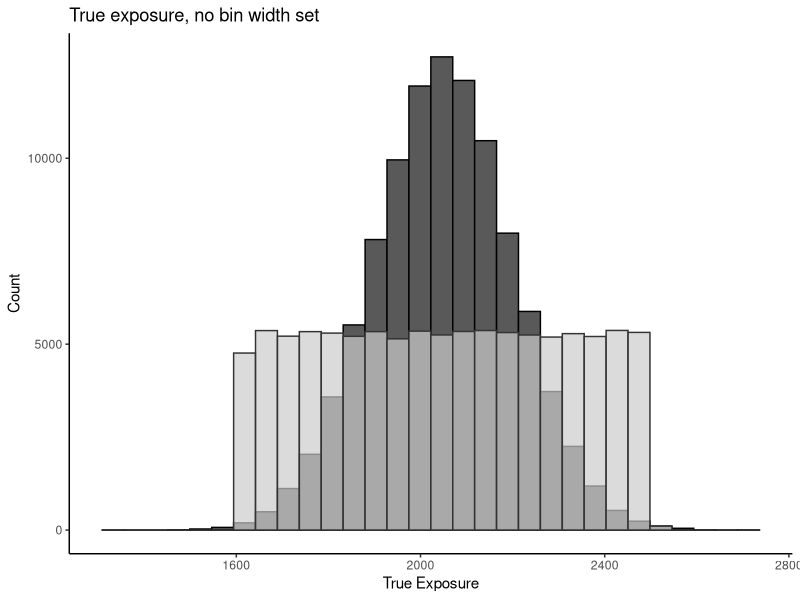
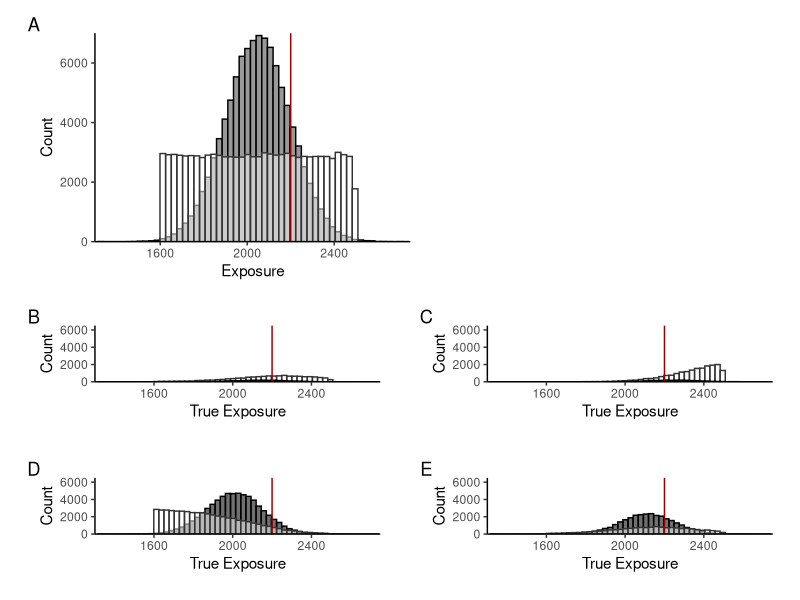
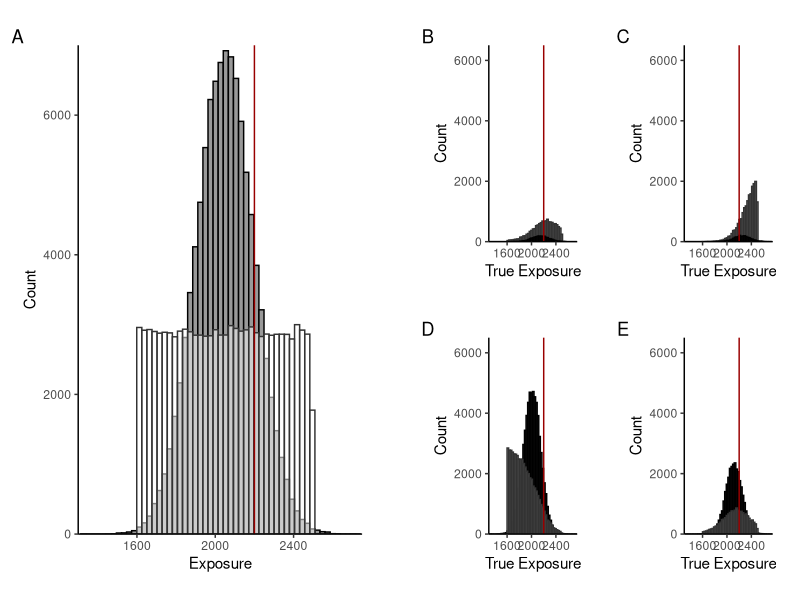
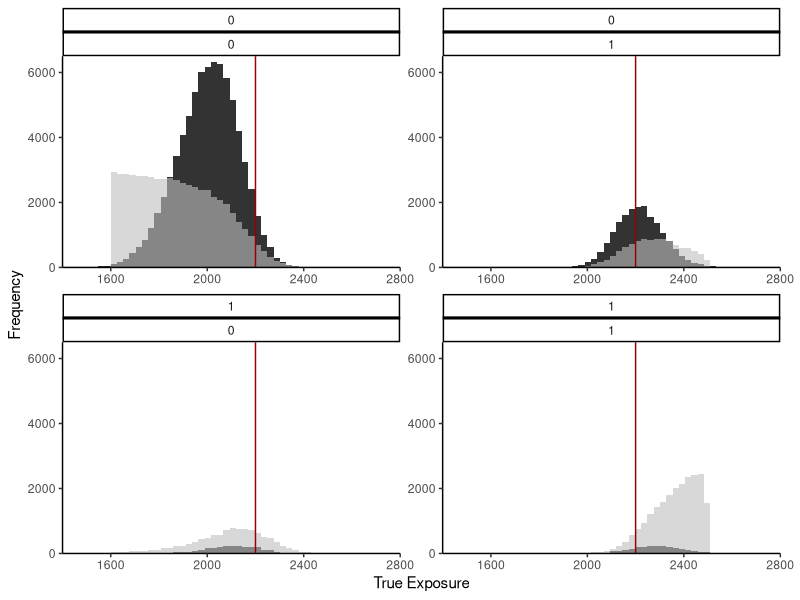
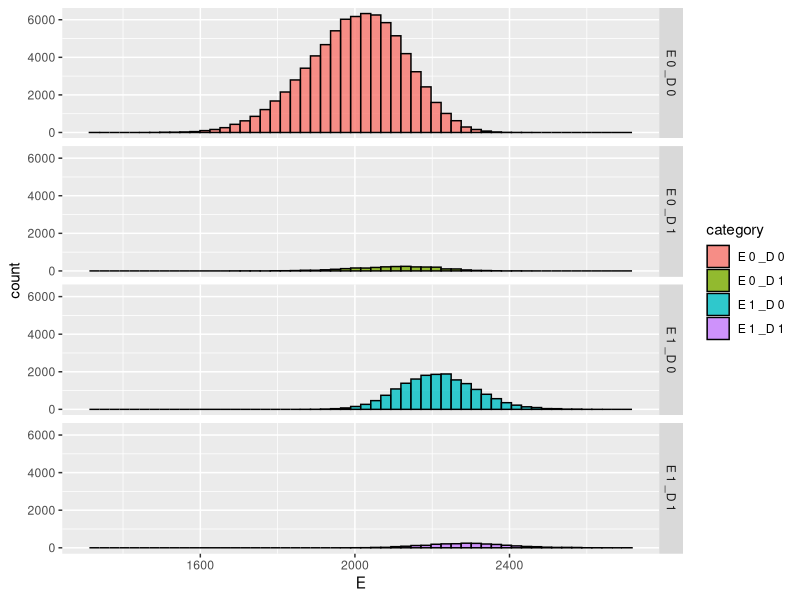
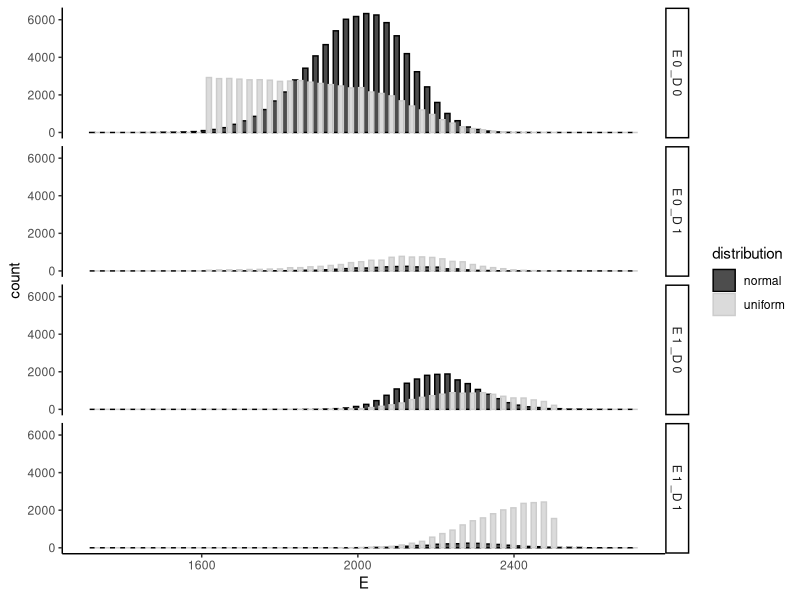
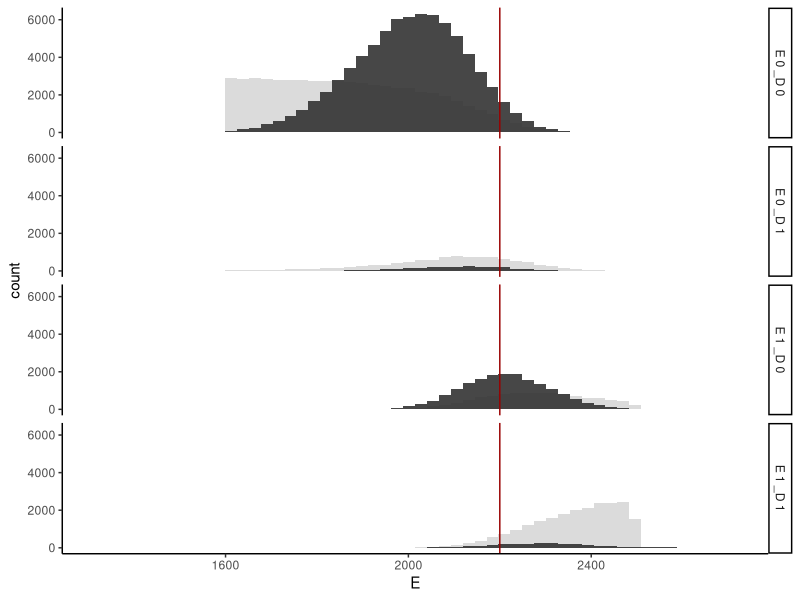
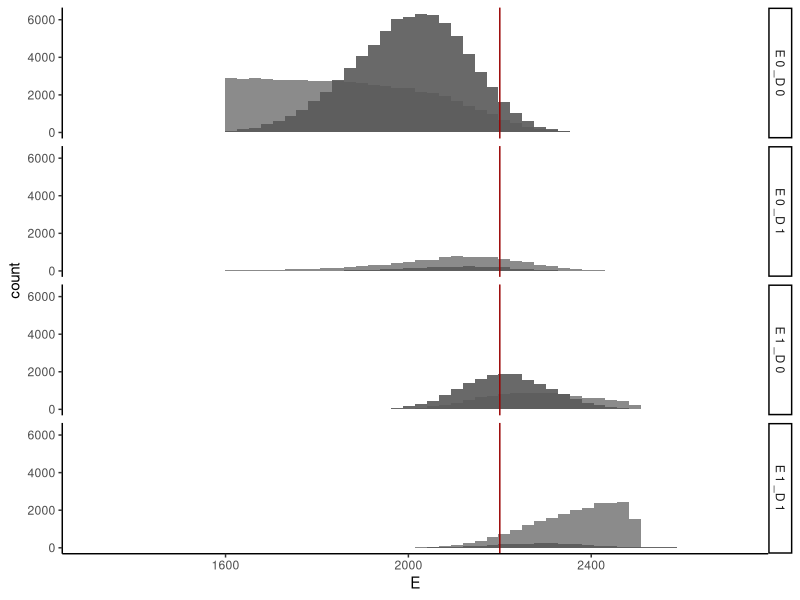

These charts were generated, in order, by the following R code: (Note: this script raises an error after producing the figures.)
# Scatterplots of one simulation for each scenario we ran through
# may convert this to Rmd for the sake of chunks
# could also make a function to plot these but that can be at a later time
library(tidyverse)
library(ggplot2)
library(patchwork)


pop_size <- 100000
# one instance/dataset of uniform distribution
set.seed(3)
population_uniform <- tibble(
  E = as.integer(runif(pop_size, 1600, 2500)),  
  # EerrorX is error term for X SD; EprimeX is 'measured' exposure for X SD
  Eerror100 = rnorm(pop_size, mean = 0, sd = 100), Eprime100 = as.integer(E + Eerror100), 
  Eerror300 = rnorm(pop_size, mean = 0, sd = 300), Eprime300 = as.integer(E + Eerror300), 
  Eerror500 = rnorm(pop_size, mean = 0, sd = 500), Eprime500 = as.integer(E + Eerror500), 
  # high/low categories
  E_high = ifelse(E > 2200, 1, 0), Eprime100_high = ifelse(Eprime100 > 2200, 1, 0), 
  Eprime300_high = ifelse(Eprime300 > 2200, 1, 0), Eprime500_high = ifelse(Eprime500 > 2200, 1, 0), 
  # disease status for each RR: A=1.66, B=2.49, C=1.66
  DA = as.factor(rbinom(n = pop_size, size = 1, p = plogis(-4.5 + 0.0019*E))),
  DB = as.factor(rbinom(n = pop_size, size = 1, p = plogis(-8.0 + 0.0035*E))),
  DC = as.factor(rbinom(n = pop_size, size = 1, p = plogis(-16.0 + 0.0072*E)))
)

# creating one instance of normal distribution 
set.seed(3)
population_normal <- tibble(
  E = as.integer(rnorm(pop_size, 2050, 150)),  
  Eerror100 = rnorm(pop_size, mean = 0, sd = 100), Eprime100 = as.integer(E + Eerror100), 
  Eerror300 = rnorm(pop_size, mean = 0, sd = 300), Eprime300 = as.integer(E + Eerror300), 
  Eerror500 = rnorm(pop_size, mean = 0, sd = 500), Eprime500 = as.integer(E + Eerror500), 
  E_high = ifelse(E > 2200, 1, 0), Eprime100_high = ifelse(Eprime100 > 2200, 1, 0), 
  Eprime300_high = ifelse(Eprime300 > 2200, 1, 0), Eprime500_high = ifelse(Eprime500 > 2200, 1, 0), 
  DA = as.factor(rbinom(n = pop_size, size = 1, p = plogis(-8.5 + 0.0019*E))),
  DB = as.factor(rbinom(n = pop_size, size = 1, p = plogis(-11.5 + 0.0035*E))),
  DC = as.factor(rbinom(n = pop_size, size = 1, p = plogis(-18.2 + 0.0072*E)))
)

#getting the Se and Sp overall, difference, etc for the example cases; 
biasparams_norm <- population_normal %>% 
  summarize(
se_all = sum(Eprime100_high[E_high==1]==1)/sum(E_high==1), #Se all
se_d1 = sum(Eprime100_high[DC==1]==1 & E_high[DC==1]==1)/sum(E_high[DC==1]==1), #Se D=1
se_d0 = sum(Eprime100_high[DC==0]==1 & E_high[DC==0]==1)/sum(E_high[DC==0]==1), #Se D=0
sp_all = sum(Eprime100_high[E_high==0]==0)/sum(E_high==0), #Sp all
sp_d1 = sum(Eprime100_high[DC==1]==0 & E_high[DC==1]==0)/sum(E_high[DC==1]==0), #Sp D=1
sp_d0 = sum(Eprime100_high[DC==0]==0 & E_high[DC==0]==0)/sum(E_high[DC==0]==0), #Sp D=0
#count of those who are truly low but categorized as high:
mis_high_d1 = sum(Eprime100_high[DC==1]==1 & E_high[DC==1]==0),
primehigh_d1 = sum(Eprime100_high[DC==1]==1),
mis_high_d1_prop = mis_high_d1/primehigh_d1,
mis_high_d0 = sum(Eprime100_high[DC==0]==1 & E_high[DC==0]==0),
primehigh_d0 = sum(Eprime100_high[DC==0]==1),
mis_high_d0_prop = mis_high_d0/primehigh_d0,
mis_low_d1 = sum(Eprime100_high[DC==1]==0 & E_high[DC==1]==1), 
primelow_d1 = sum(Eprime100_high[DC==1]==0),
mis_low_d1_prop = mis_low_d1/primelow_d1,
mis_low_d0 = sum(Eprime100_high[DC==0]==0 & E_high[DC==0]==1),
primelow_d0 = sum(Eprime100_high[DC==0]==0),
mis_low_d0_prop = mis_low_d0/primelow_d0,
rr_true = (sum(DC[E_high==1]==1)/sum(E_high==1))/(sum(DC[E_high==0]==1)/sum(E_high==0)), #RR true
rr_obs = (sum(DC[Eprime100_high==1]==1)/sum(Eprime100_high==1))/(sum(DC[Eprime100_high==0]==1)/sum(Eprime100_high==0)), #RR measured
or_true = (sum(DC[E_high==1]==1)/sum(DC[E_high==1]==0))/(sum(DC[E_high==0]==1)/sum(DC[E_high==0]==0)), #OR true
or_obs = (sum(DC[Eprime100_high==1]==1)/sum(DC[Eprime100_high==1]==0))/(sum(DC[Eprime100_high==0]==1)/sum(DC[Eprime100_high==0]==0)) #OR measured 
) %>% mutate(distrib = "norm") 

biasparams_unif <- population_uniform  %>% 
  summarize(
    se_all = sum(Eprime100_high[E_high==1]==1)/sum(E_high==1), #Se all
    se_d1 = sum(Eprime100_high[DC==1]==1 & E_high[DC==1]==1)/sum(E_high[DC==1]==1), #Se D=1
    se_d0 = sum(Eprime100_high[DC==0]==1 & E_high[DC==0]==1)/sum(E_high[DC==0]==1), #Se D=0
    sp_all = sum(Eprime100_high[E_high==0]==0)/sum(E_high==0), #Sp all
    sp_d1 = sum(Eprime100_high[DC==1]==0 & E_high[DC==1]==0)/sum(E_high[DC==1]==0), #Sp D=1
    sp_d0 = sum(Eprime100_high[DC==0]==0 & E_high[DC==0]==0)/sum(E_high[DC==0]==0), #Sp D=0
    #count of those who are truly high/low but wrongly categorized as low/high:
    #proportions for the total number in each plot
    mis_high_d1 = sum(Eprime100_high[DC==1]==1 & E_high[DC==1]==0),
    primehigh_d1 = sum(Eprime100_high[DC==1]==1),
    mis_high_d1_prop = mis_high_d1/primehigh_d1,
    mis_high_d0 = sum(Eprime100_high[DC==0]==1 & E_high[DC==0]==0),
    primehigh_d0 = sum(Eprime100_high[DC==0]==1),
    mis_high_d0_prop = mis_high_d0/primehigh_d0,
    mis_low_d1 = sum(Eprime100_high[DC==1]==0 & E_high[DC==1]==1), 
    primelow_d1 = sum(Eprime100_high[DC==1]==0),
    mis_low_d1_prop = mis_low_d1/primelow_d1,
    mis_low_d0 = sum(Eprime100_high[DC==0]==0 & E_high[DC==0]==1),
    primelow_d0 = sum(Eprime100_high[DC==0]==0),
    mis_low_d0_prop = mis_low_d0/primelow_d0,
    rr_true = (sum(DC[E_high==1]==1)/sum(E_high==1))/(sum(DC[E_high==0]==1)/sum(E_high==0)), #RR true
    rr_obs = (sum(DC[Eprime100_high==1]==1)/sum(Eprime100_high==1))/(sum(DC[Eprime100_high==0]==1)/sum(Eprime100_high==0)), #RR measured
    or_true = (sum(DC[E_high==1]==1)/sum(DC[E_high==1]==0))/(sum(DC[E_high==0]==1)/sum(DC[E_high==0]==0)), #OR true
    or_obs = (sum(DC[Eprime100_high==1]==1)/sum(DC[Eprime100_high==1]==0))/(sum(DC[Eprime100_high==0]==1)/sum(DC[Eprime100_high==0]==0)) #OR measured 
  ) %>% 
  mutate(distrib = "unif") 

biasparams <- rbind(biasparams_norm, biasparams_unif)

biasparams <- biasparams %>%
  mutate(se_diff = se_d1 - se_d0, 
            sp_diff = sp_d1 - sp_d0,
         mis_high_d1_totalprop = mis_high_d1/pop_size,
         mis_high_d0_totalprop = mis_high_d0/pop_size,
         mis_low_d1_totalprop = mis_low_d1/pop_size,
         mis_low_d0_totalprop = mis_low_d0/pop_size,
         )
View(biasparams)

############
# creating a better way to do this?
biasparams_norm2_300 <- population_normal %>% 
  summarize(
    se_all = sum(Eprime300_high[E_high==1]==1)/sum(E_high==1), #Se all
    se_d1 = sum(Eprime300_high[DB==1]==1 & E_high[DB==1]==1)/sum(E_high[DB==1]==1), #Se D=1
    se_d0 = sum(Eprime300_high[DB==0]==1 & E_high[DB==0]==1)/sum(E_high[DB==0]==1), #Se D=0
    sp_all = sum(Eprime300_high[E_high==0]==0)/sum(E_high==0), #Sp all
    sp_d1 = sum(Eprime300_high[DB==1]==0 & E_high[DB==1]==0)/sum(E_high[DB==1]==0), #Sp D=1
    sp_d0 = sum(Eprime300_high[DB==0]==0 & E_high[DB==0]==0)/sum(E_high[DB==0]==0), #Sp D=0
    #count of those who are truly low but categorized as high:
    mis_high_d1 = sum(Eprime300_high[DB==1]==1 & E_high[DB==1]==0),
    primehigh_d1 = sum(Eprime300_high[DB==1]==1),
    mis_high_d1_prop = mis_high_d1/primehigh_d1,
    mis_high_d0 = sum(Eprime300_high[DB==0]==1 & E_high[DB==0]==0),
    primehigh_d0 = sum(Eprime300_high[DB==0]==1),
    mis_high_d0_prop = mis_high_d0/primehigh_d0,
    mis_low_d1 = sum(Eprime300_high[DB==1]==0 & E_high[DB==1]==1), 
    primelow_d1 = sum(Eprime300_high[DB==1]==0),
    mis_low_d1_prop = mis_low_d1/primelow_d1,
    mis_low_d0 = sum(Eprime300_high[DB==0]==0 & E_high[DB==0]==1),
    primelow_d0 = sum(Eprime300_high[DB==0]==0),
    mis_low_d0_prop = mis_low_d0/primelow_d0,
    rr_true = (sum(DB[E_high==1]==1)/sum(E_high==1))/(sum(DB[E_high==0]==1)/sum(E_high==0)), #RR true
    rr_obs = (sum(DB[Eprime300_high==1]==1)/sum(Eprime300_high==1))/(sum(DB[Eprime300_high==0]==1)/sum(Eprime100_high==0)), #RR measured
    or_true = (sum(DB[E_high==1]==1)/sum(DB[E_high==1]==0))/(sum(DB[E_high==0]==1)/sum(DB[E_high==0]==0)), #OR true
    or_obs = (sum(DB[Eprime300_high==1]==1)/sum(DB[Eprime300_high==1]==0))/(sum(DB[Eprime300_high==0]==1)/sum(DB[Eprime100_high==0]==0)) #OR measured 
  ) %>% mutate(distrib = "norm") 

biasparams_unif2_300 <- population_uniform %>% 
  summarize(
    se_all = sum(Eprime300_high[E_high==1]==1)/sum(E_high==1), #Se all
    se_d1 = sum(Eprime300_high[DB==1]==1 & E_high[DB==1]==1)/sum(E_high[DB==1]==1), #Se D=1
    se_d0 = sum(Eprime300_high[DB==0]==1 & E_high[DB==0]==1)/sum(E_high[DB==0]==1), #Se D=0
    sp_all = sum(Eprime300_high[E_high==0]==0)/sum(E_high==0), #Sp all
    sp_d1 = sum(Eprime300_high[DB==1]==0 & E_high[DB==1]==0)/sum(E_high[DB==1]==0), #Sp D=1
    sp_d0 = sum(Eprime300_high[DB==0]==0 & E_high[DB==0]==0)/sum(E_high[DB==0]==0), #Sp D=0
    #count of those who are truly low but categorized as high:
    mis_high_d1 = sum(Eprime300_high[DB==1]==1 & E_high[DB==1]==0),
    primehigh_d1 = sum(Eprime300_high[DB==1]==1),
    mis_high_d1_prop = mis_high_d1/primehigh_d1,
    mis_high_d0 = sum(Eprime300_high[DB==0]==1 & E_high[DB==0]==0),
    primehigh_d0 = sum(Eprime300_high[DB==0]==1),
    mis_high_d0_prop = mis_high_d0/primehigh_d0,
    mis_low_d1 = sum(Eprime300_high[DB==1]==0 & E_high[DB==1]==1), 
    primelow_d1 = sum(Eprime300_high[DB==1]==0),
    mis_low_d1_prop = mis_low_d1/primelow_d1,
    mis_low_d0 = sum(Eprime300_high[DB==0]==0 & E_high[DB==0]==1),
    primelow_d0 = sum(Eprime300_high[DB==0]==0),
    mis_low_d0_prop = mis_low_d0/primelow_d0,
    rr_true = (sum(DB[E_high==1]==1)/sum(E_high==1))/(sum(DB[E_high==0]==1)/sum(E_high==0)), #RR true
    rr_obs = (sum(DB[Eprime300_high==1]==1)/sum(Eprime300_high==1))/(sum(DB[Eprime300_high==0]==1)/sum(Eprime100_high==0)), #RR measured
    or_true = (sum(DB[E_high==1]==1)/sum(DB[E_high==1]==0))/(sum(DB[E_high==0]==1)/sum(DB[E_high==0]==0)), #OR true
    or_obs = (sum(DB[Eprime300_high==1]==1)/sum(DB[Eprime300_high==1]==0))/(sum(DB[Eprime300_high==0]==1)/sum(DB[Eprime100_high==0]==0)) #OR measured 
  ) %>% mutate(distrib = "unif") 

biasparams_2_300<- rbind(biasparams_norm2_300, biasparams_unif2_300)

biasparams_2_300 <- biasparams_2_300 %>%
  mutate(se_diff = se_d1 - se_d0, 
         sp_diff = sp_d1 - sp_d0,
         mis_high_d1_totalprop = mis_high_d1/pop_size,
         mis_high_d0_totalprop = mis_high_d0/pop_size,
         mis_low_d1_totalprop = mis_low_d1/pop_size,
         mis_low_d0_totalprop = mis_low_d0/pop_size,
  )
View(biasparams_2_300)

########################### 
# Plotting 

# getting ranges to help inform axes
summary(population_normal$E)
summary(population_uniform$E)
# true exposure - basic plot
ggplot() +
  geom_histogram(data = population_normal, aes(x=E), colour = "black", alpha = 1) +
  geom_histogram(data = population_uniform, aes(x=E), colour = "#333333", fill = "#CCCCCC", alpha = 0.7) +
  theme_classic() +
  labs(x = "True Exposure", y = "Count", title = "True exposure, no bin width set") 

# true exposure 
true_e <-
  ggplot() +
  geom_histogram(data = population_normal, aes(x=E), colour = "black", fill = "#999999", alpha = 1, binwidth = 26) +
  geom_histogram(data = population_uniform, aes(x=E), colour = "#333333", fill = "#FFFFFF", alpha = 0.5, binwidth = 26) +
  # 26 might be best width, followed by 35 or 41
  geom_vline(xintercept = 2200, colour = "#990000") +
  scale_x_continuous(expand = c(0, 0), limits = c(1300, 2750)) +
  scale_y_continuous(expand = c(0, 0), limits = c(0, 7000)) +
  theme_classic() +
  labs(x = "Exposure", y = "Count") + #, title = "True exposure distribution") +
  theme(plot.margin=unit(c(.1,1,.1,.1),"cm")) # text=element_text(size=28)) 
# all 4
# I think a grid is better where the misclassifieds can be on same side


##############
# may be easier to plot separately?
# question of which example?
# normal: colour = "black", fill = "#333333", alpha = 1
# uniform: colour = "#333333", fill = "#FFFFFF", alpha = 0.5
plot_E0D0 <- 
ggplot() +
  geom_histogram(data = population_normal %>% filter(DC == 0, Eprime300_high == 0), 
                 aes(x = E, y = after_stat(count)), colour = "black", fill = "#333333", alpha = 0.7, binwidth = 26) +
  geom_histogram(data = population_uniform %>% filter(DC == 0, Eprime300_high == 0), 
                 aes(x = E, y = after_stat(count)), colour = "#333333", fill = "#FFFFFF", alpha = 0.5, binwidth = 26) +
  scale_x_continuous(expand = c(0, 0), limits = c(1300, 2750)) +
  scale_y_continuous(expand = c(0, 0), limits = c(0, 6500)) +
  geom_vline(xintercept = 2200, colour = "#990000") +
  theme_classic() +
  theme(legend.position="none", strip.text = element_blank(), plot.margin=unit(c(.5,.5,.5,.5),"cm"))+ #, text=element_text(size=18)) +
  labs(x = "True Exposure", y = "Count")

plot_E0D1 <- ggplot() +
  geom_histogram(data = population_uniform %>% filter(DC == 1, Eprime300_high == 0), 
                 aes(x = E, y = after_stat(count)), colour = "#333333", fill = "#FFFFFF", alpha = 0.5, binwidth = 26) +
  geom_histogram(data = population_normal %>% filter(DC == 1, Eprime300_high == 0), 
                 aes(x = E, y = after_stat(count)), colour = "black", fill = "#333333", alpha = 0.7, binwidth = 26) +
  scale_x_continuous(expand = c(0, 0), limits = c(1300, 2750)) +
  scale_y_continuous(expand = c(0, 0), limits = c(0, 6500)) +
  geom_vline(xintercept = 2200, colour = "#990000") +
  theme_classic() +
  theme(legend.position="none", strip.text = element_blank(), plot.margin=unit(c(.5,.5,.5,.5),"cm"))+ #, text=element_text(size=18)) +
  labs(x = "True Exposure", y = "Count") # title = "Categorized as Low Exposure, Cases")

plot_E1D1 <- ggplot() +
  geom_histogram(data = population_uniform %>% filter(DC == 1, Eprime300_high == 1), 
                 aes(x = E, y = after_stat(count)), colour = "#333333", fill = "#FFFFFF", alpha = 0.5, binwidth = 26) +
  geom_histogram(data = population_normal %>% filter(DC == 1, Eprime300_high == 1), 
                 aes(x = E, y = after_stat(count)), colour = "#000000", fill = "#333333", alpha = 0.7, binwidth = 26) +
  scale_x_continuous(expand = c(0, 0), limits = c(1300, 2750)) +
  scale_y_continuous(expand = c(0, 0), limits = c(0, 6500)) +
  geom_vline(xintercept = 2200, colour = "#990000") +
  theme_classic() +
  theme(legend.position="none", strip.text = element_blank(), plot.margin=unit(c(.5,.5,.5,.5),"cm"))+ #, text=element_text(size=18)) +
  labs(x = "True Exposure", y = "Count") #, title = "Categorized as High Exposure, Cases")

plot_E1D0 <- ggplot() +
  geom_histogram(data = population_normal %>% filter(DC == 0, Eprime300_high == 1), 
                 aes(x = E, y = after_stat(count)), colour = "#000000", fill = "#333333", alpha = 0.7, binwidth = 26) +
  geom_histogram(data = population_uniform %>% filter(DC == 0, Eprime300_high == 1), 
                 aes(x = E, y = after_stat(count)), colour = "#333333", fill = "white", alpha = 0.5, binwidth = 26) +
  scale_x_continuous(expand = c(0, 0), limits = c(1300, 2750)) +
  scale_y_continuous(expand = c(0, 0), limits = c(0, 6500)) +
  geom_vline(xintercept = 2200, colour = "#990000") +
  theme_classic() +
  theme(legend.position="none", strip.text = element_blank(), plot.margin=unit(c(.5,.5,.5,.5),"cm")) + #, text=element_text(size=18)) +
  labs(x = "True Exposure", y = "Count") # title = "Categorized as High Exposure, Non-cases")

(true_e + plot_spacer()) / (plot_E0D1 + plot_E1D1 + plot_E0D0 + plot_E1D0) + 
  plot_annotation(tag_levels = 'A')

# other alternative is to crop these pics and then stick together 
(true_e | (plot_E0D1 + plot_E1D1 + plot_E0D0 + plot_E1D0)) + plot_annotation(tag_levels = 'A') 

# all 4 at once 2x2
ggplot() +
  geom_histogram(data = population_normal, aes(x=E), fill = "black", alpha = 0.8, binwidth = 26) +
  geom_histogram(data = population_uniform, aes(x=E), fill = "gray", alpha = 0.6, binwidth = 26) +
  facet_wrap(DC ~ Eprime100_high, scales = "free") +
  scale_x_continuous(expand = c(0, 0), limits = c(1400, 2800)) +
  scale_y_continuous(expand = c(0, 0), limits = c(0, 6500)) +
  geom_vline(xintercept = 2200, colour = "#990000") +
  theme_classic() + 
  theme(plot.margin=unit(c(.2,.5,.2,.2),"cm")) +
#  theme(legend.position="none", strip.text = element_blank(), plot.margin=unit(c(.2,.5,.2,.2),"cm")) +
  labs(x = "True Exposure", y = "Frequency") 

##### more attempts
pop_normal <- population_normal %>%
  mutate(category = factor(paste("E",Eprime100_high, "_D", DC))) %>%
  mutate(distribution = "normal")

pop_uniform <- population_uniform %>%
  mutate(category = factor(paste("E",Eprime100_high, "_D", DC))) %>%
  mutate(distribution = "uniform")

pop_combined <- rbind(pop_normal, pop_uniform)

ggplot() +
  geom_histogram(data = pop_normal, aes(x = E, fill = category), colour = "black", alpha = 0.8, binwidth = 26) +
  facet_grid(rows=vars(category))
theme_classic() 

# theme(legend.position="none", strip.text = element_blank(), plot.margin=unit(c(.2,.5,.2,.2),"cm")) +
#  labs(x = "True Exposure", y = "Frequency") 
ggplot() +
    geom_histogram(data = pop_combined, aes(x = E, fill = distribution, colour = distribution), 
                   alpha = 0.7, binwidth = 26, position = "dodge") +
    facet_grid(rows=vars(category)) +
    scale_fill_manual(values = c("black", "#CCCCCC")) + 
    scale_color_manual(values = c("black", "#CCCCCC")) +
    theme_classic()  
  # this looks good but the overlap is hard to see for the cases 
#may need to filter by uniform and normal so they will overlap? let's try it
ggplot() +
  geom_histogram(data = pop_combined %>% filter(distribution == "uniform"), aes(x = E), 
                 fill = "#CCCCCC", alpha = 0.7, binwidth = 26) +
  geom_histogram(data = pop_combined %>% filter(distribution == "normal"), aes(x = E), 
                 fill = "#333333", alpha = 0.9, binwidth = 26) +
  geom_vline(xintercept = 2200, colour = "#990000") +
  facet_grid(rows=vars(category))  + 
  theme_classic()  

ggplot() +
  geom_histogram(data = pop_combined %>% filter(distribution == "uniform"), aes(x = E), 
                alpha = 0.7, binwidth = 26) +
  geom_histogram(data = pop_combined %>% filter(distribution == "normal"), aes(x = E), 
                 alpha = 0.9, binwidth = 26) +
  geom_vline(xintercept = 2200, colour = "#990000") +
  facet_grid(rows=vars(category))  + 
  theme_classic()  

ggplot() +
  geom_histogram(data = pop_combined %>% filter(distribution == "normal"), aes(x = E), 
                 colour = "black", fill = "#333333", alpha = 1, binwidth = 26) +
  geom_histogram(data = pop_combined %>% filter(distribution == "uniform"), aes(x = E), 
                 colour = "black", fill = "#CCCCCC", alpha = 0.5, binwidth = 26) +
  geom_vline(xintercept = 2200, colour = "#990000") +
 # facet_grid(rows=vars(distribution))  + 
  theme_classic()  
  


ggplot() +
  geom_density(data = pop_combined %>% filter(distribution == "normal"), aes(x = E, y = after_stat(count)), 
                  fill = "#333333", alpha = 1) +
  geom_density(data = pop_combined %>% filter(distribution == "uniform"), aes(x = E, y = after_stat(count)), 
                fill = "#CCCCCC", alpha = 0.7) +
  geom_vline(xintercept = 2200, colour = "#990000") +
  facet_wrap(vars(category))  + 
  labs(x = "True Exposure", y = "Density") +
  theme_classic()  


ggplot() +
  geom_histogram(data = pop_combined %>% filter(distribution == "normal"), aes(x = E), 
                 colour = "black", fill = "#333333", alpha = 1, binwidth = 26) +
  geom_histogram(data = pop_combined %>% filter(distribution == "uniform"), aes(x = E), 
                 colour = "#333333", fill = "#FFFFFF", alpha = 0.5, binwidth = 26) +
  geom_vline(xintercept = 2200, colour = "#990000") +
  facet_grid(DB ~ Eprime300_high)  + # (a~b) where a is columns, b is rows 
  theme(legend.position="none", strip.text = element_blank(), plot.margin=unit(c(.5,.5,.5,.5),"in"))+ #, text=element_text(size=18)) +
  theme_classic()  

# other option is to have TWO facets, one among DB = 1, DB = 0 and stack those? 
# update: can't remove the exposure labels and also... the y labels don't repeat. may not be better than 4
ggplot() +
  geom_histogram(data = pop_combined %>% filter(distribution == "normal", DB == 0), aes(x = E), 
                 colour = "black", fill = "#333333", alpha = 1, binwidth = 26) +
  geom_histogram(data = pop_combined %>% filter(distribution == "uniform", DB == 0), aes(x = E), 
                 colour = "#333333", fill = "#FFFFFF", alpha = 0.5, binwidth = 26) +
  geom_vline(xintercept = 2200, colour = "#990000") +
  facet_grid(~ Eprime300_high)  + 
  scale_x_continuous(expand = c(0, 0), limits = c(1300, 2800)) +
  scale_y_continuous(expand = c(0, 0), limits = c(0, 7000)) +
  theme(legend.position="none", strip.text = element_blank(), plot.margin=unit(c(.5,.5,.5,.5),"in")) + #, text=element_text(size=18)) +
  theme_classic() +
  labs(x = "Exposure", y = "Count") 




# Density plots
ggplot() +
  geom_density(data = pop_combined %>% filter(distribution == "normal"), aes(x = E, y = after_stat(count)), 
                 fill = "#333333", colour = "#333333", alpha = 1) +
  geom_density(data = pop_combined %>% filter(distribution == "uniform"), aes(x = E, y = after_stat(count)), 
               fill = "#CCCCCC", colour = "#CCCCCC", alpha = 0.7) +
  geom_vline(xintercept = 2200, colour = "#990000") +
  # facet_grid(rows=vars(distribution))  + 
  theme_classic()  

ggplot() +
  geom_histogram(data = pop_combined %>% filter(distribution == "uniform"), aes(x = E, y = after_stat(count)), 
               fill = "#333333", alpha = 0.7) +
  geom_histogram(data = pop_combined %>% filter(distribution == "normal"), aes(x = E, y = after_stat(count)), 
                fill = "#999999", alpha = 0.9) +
  geom_vline(xintercept = 2200, colour = "#990000") +
  facet_grid(rows=vars(category)) + 
  theme_classic()  

ggplot(data = pop_combined, aes(x = E, y = ..density..)) +
  # geom_histogram(data = pop_combined %>% filter(distribution == "uniform")) +
  geom_density(data = pop_combined %>% filter(distribution == "uniform"), colour = "red") +
  # geom_histogram(data = pop_combined %>% filter(distribution == "normal")) +
  geom_density(data = pop_combined %>% filter(distribution == "normal"), colour = "blue") +
  facet_grid(rows=vars(category)) + 
  theme_classic()


#################
# other plots/ just to get a sense of how these look
# plotting measured exposures
  ggplot() +
    geom_histogram(data = pop_unif, aes(x=Eprime300), fill = "#CCCCCC",  alpha = 1, binwidth = 26) +
    geom_histogram(data = pop_norm, aes(x=Eprime300), fill = "black", alpha = 0.8, binwidth = 26) +
    scale_x_continuous(expand = c(0, 0), limits = c(1400,2800)) +
    # scale_y_continuous(expand = c(0, 0), limits = c(0,15000)) +
    theme_classic() +
    labs(x = "Measured Exposure", y = "Count") +
    theme(plot.margin=unit(c(.2,.5,.2,.2),"cm")) #add space because x axis label was being cut off
  
# plot measured exposure by case/ non case
  ggplot() +
    geom_histogram(data = pop_norm, aes(x=Eprime300), colour = "black", alpha = 0.8, binwidth = 15) +
    geom_histogram(data = pop_unif, aes(x=Eprime300), colour = "#333333", fill = "#CCCCCC",  alpha = 0.4, binwidth = 15) +
    facet_wrap(~DC)+
    scale_x_continuous(expand = c(0, 0), limits = c(1400,2800)) +
    # scale_y_continuous(expand = c(0, 0), limits = c(0,15000)) +
    theme_classic() +
    labs(x = "Measured Exposure", y = "Count") +
    theme(plot.margin=unit(c(.2,.5,.2,.2),"cm")) 
  
# plotting true vs. measured exposures for Normal
  ggplot() +
    geom_histogram(data = pop_norm, aes(x=E), colour = "black", alpha = 1, binwidth = 15) +
    geom_histogram(data = pop_norm, aes(x=Eprime100), colour = "black", fill = "#CCCCCC", alpha = 0.3, binwidth = 15) +
  #  geom_histogram(data = pop_norm, aes(x=Eprime300), colour = "black", fill = "#CCCCCC", alpha = 0.5, binwidth = 15) +
   # geom_histogram(data = pop_norm, aes(x=Eprime500), colour = "black", fill = "#CCCCCC", alpha = 0.8, binwidth = 15) +
    scale_x_continuous(expand = c(0, 0), limits = c(1000,3000)) +
    # scale_y_continuous(expand = c(0, 0), limits = c(0,15000)) +
    theme_classic() +
    labs(title = "True vs. Measured Exposure with Normal Distribution", x = "Exposure", y = "Count") +
    theme(plot.margin=unit(c(.2,.5,.2,.2),"cm")) 
  
# true and measured exposure for uniform distribution
  ggplot() +
    geom_histogram(data = pop_unif, aes(x=E), colour = "black", alpha = 1, binwidth = 10) +
    geom_histogram(data = pop_unif, aes(x=Eprime100), colour = "black", fill = "#CCCCCC",  alpha = 0.3, binwidth = 10) +
   # geom_histogram(data = pop_unif, aes(x=Eprime300), colour = "black", fill = "#CCCCCC",  alpha = 0.5, binwidth = 10) +
  #  geom_histogram(data = pop_unif, aes(x=Eprime500), colour = "black", fill = "#CCCCCC",  alpha = 0.8, binwidth = 10) +
        scale_x_continuous(expand = c(0, 0), limits = c(1400,2800)) +
    # scale_y_continuous(expand = c(0, 0), limits = c(0,15000)) +
    theme_classic() +
    labs(title = "True vs. Measured Exposure with Uniform Distribution", x = "Exposure", y = "Count") +
    theme(plot.margin=unit(c(.2,.5,.2,.2),"cm"))
  
  
# true and measured uniform exposure; no bin width set 
  ggplot() +
    geom_histogram(data = pop_unif, aes(x=E), colour = "black", alpha = 0.8) +
    geom_histogram(data = pop_unif, aes(x=Eprime300), colour = "black", fill = "#CCCCCC",  alpha = 0.4) +
    scale_x_continuous(expand = c(0, 0), limits = c(1400,2800)) +
    # scale_y_continuous(expand = c(0, 0), limits = c(0,15000)) +
    theme_classic() +
    labs(title = "True vs. Measured Exposure with Normal Distribution", x = "Exposure", y = "Count") +
    theme(plot.margin=unit(c(.2,.5,.2,.2),"cm"))
  
  
# densities of true vs measured by high/low and case/non-case  
  ggplot() +
    geom_density(data = pop_norm, aes(x=E), colour = "black", alpha = 0.8) +
    geom_density(data = pop_unif, aes(x=E), colour = "black", fill = "gray",  alpha = 0.4) +
    scale_x_continuous(expand = c(0, 0), limits = c(1400,2800), breaks= c(1600,2000,2500)) +
    # scale_y_continuous(expand = c(0, 0), limits = c(0,15000)) +
    theme_classic() +
    labs(x = "True Exposure", y = "Density") +
    theme(plot.margin=unit(c(.2,.5,.2,.2),"cm")) 
  #add space because x axis label was being cut off
  

# 4 way plot of exposures by measured high/low and case/non-case
ggplot() +
  geom_histogram(data = pop_norm, aes(x=E), colour = "black", alpha = 0.8, binwidth = 15) +
  geom_histogram(data = pop_unif, aes(x=E), fill = "gray", alpha = 0.6, binwidth = 15) +
  facet_wrap(DC ~ Eprime100_high, scales = "free") +
  scale_x_continuous(expand = c(0, 0), limits = c(1400,2800)) +
  scale_y_continuous(expand = c(0, 0), limits = c(0,2100)) +
  geom_vline(xintercept = 2200) +
  theme_classic() + 
  theme(legend.position="none", strip.text = element_blank(), plot.margin=unit(c(.2,.5,.2,.2),"cm")) +
  labs(x = "True Exposure", y = "Frequency") 

# above this I am working on still
#####################
# below is newer
# test space
# attempting to make the y axis a proportion
bin_width <- 35
ggplot() +
  geom_histogram(data = population_normal, aes(x=E, y=after_stat(count)/sum(after_stat(count))), colour = "black", alpha = 1, binwidth = bin_width) +
  geom_histogram(data = population_uniform, aes(x=E, y=after_stat(count)/sum(after_stat(count))), colour = "#333333", fill = "#CCCCCC", alpha = 0.7, binwidth = bin_width) +
  scale_y_continuous(labels = scales::percent_format(scale = 1)) +
  theme_classic() +
  labs(x = "True Exposure", y = "Proportion") +
  theme(plot.margin=unit(c(.1,1,.1,.1),"cm"), text=element_text(size=28)) 

